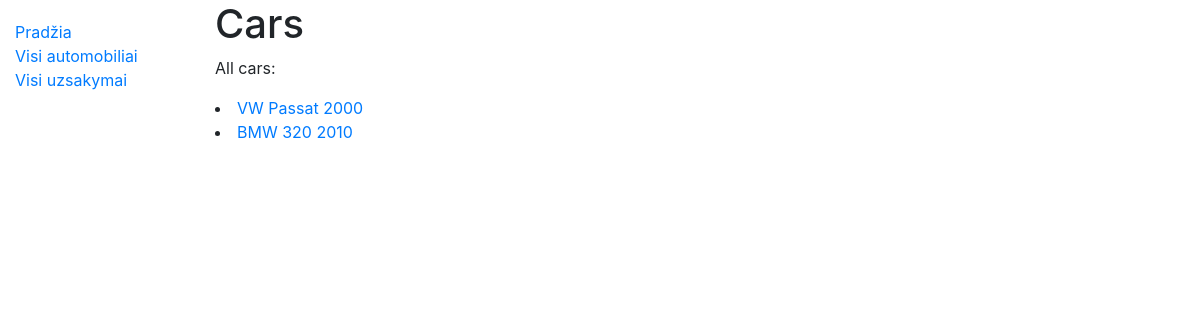
The page /autoservice/cars/ on the database as committed earlier.
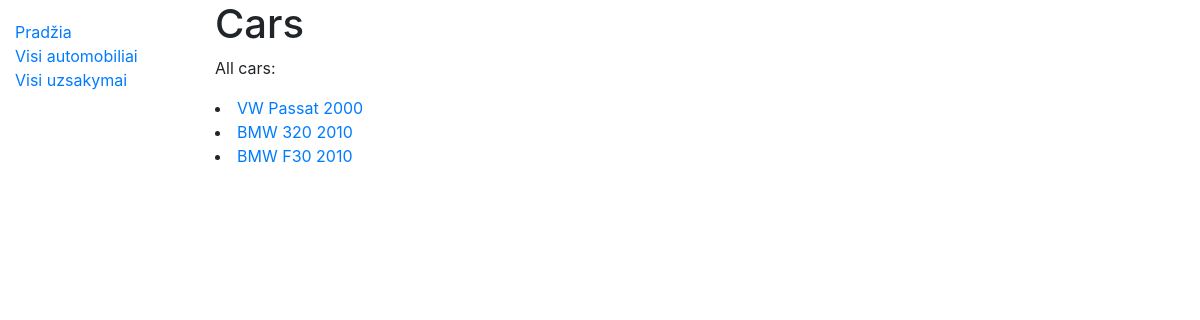
The same page on the database as committed later.
### biblioteka/models.py (models this page shows, shortened)
class AutomobilisModelis(models.Model):
    metai = models.CharField('Metai', max_length=20)
    marke = models.CharField('Markė', max_length=20)
    modelis = models.CharField('Modelis', max_length=20)
    variklis = models.CharField('Variklis', max_length=20)
    class Meta:
        verbose_name = "Modelis"
        verbose_name_plural = "Modeliai"

### biblioteka/views.py (the view)
# urls.py: path('cars/', views.auto, name='auto'),
def auto(request):
    auto_get = AutomobilisModelis.objects.all()
    context = {"autos": auto_get}
    return render(request, "auto.html", context=context)

### biblioteka/templates/auto.html
{% extends "navbar.html" %}
{% block content %}
<h1>Cars</h1>
<p>All cars: </p>
{% for auto_obj in autos %}
<li> <a href="{% url 'cars-detail' auto_obj.id %}">
    {{auto_obj.marke}} {{auto_obj.modelis}} {{auto_obj.metai}}</a></li>
{% endfor %}
{% endblock %}

### biblioteka/templates/navbar.html (shortened to what this page needs)
<!DOCTYPE html>
<html lang="en">
<head>
    <link rel="stylesheet" href="https://stackpath.bootstrapcdn.com/bootstrap/4.1.3/css/bootstrap.min.css"
>
    {% load static %}
    <link rel="stylesheet" href="{% static 'css/styles.css' %}">
</head>
<body>
<div class="container-fluid">
    <div class="row">
        <div class="col-sm-2">
            {% block sidebar %}
            <ul class="sidebar-nav">
                <li><a href="{% url 'index' %}">Pradžia</a></li>
                <li><a href="{% url 'auto' %}">Visi automobiliai</a></li>
                <li><a href="{% url 'order' %}">Visi uzsakymai</a></li>
            </ul>
            {% endblock %}
        </div>
        <div class="col-sm-10 ">{% block content %}{% endblock %}</div>
    </div>
</div>
</body>
</html>

### biblioteka/static/css/styles.css (style rules this page uses)
.sidebar-nav { margin-top: 20px; padding: 0; list-style: none; }

Rows that differ between the two databases and show on the page:
added AutomobilisModelis: marke "BMW", modelis "F30", metai "2010"
